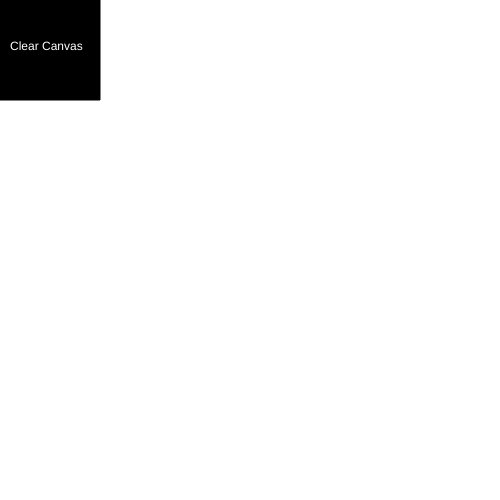
Frame 1 (no input)
Frame 60 (no input): identical to frame 1, image omitted
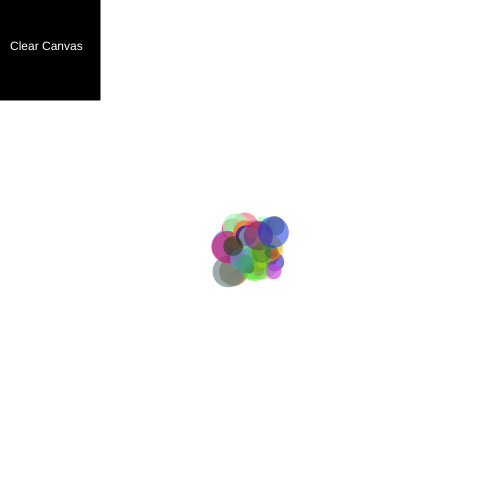
Frame 120 (the mouse pressed at the canvas centre since frame 60)

The p5.js sketch that drew these frames (run headless with seeded random() and noise() and a simulated clock; from frame 60 on, the mouse is pressed at the canvas centre):

// p5.js sketch
// ── sketch.js
function setup() {
    createCanvas(500, 500);
    background(255, 255, 255);
    Sswitch=1

 }
  
 function draw() {
   fill(0)
   square(0,0,100)
   fill(255,255,255)
   text("Clear Canvas",10,50)
   let r = random(0, 255);
    let g = random(0, 255);
    let b = random(0, 255);
    let opacity = random (120, 180);
    fill(r, g, b, opacity);
    noStroke();
  
    let size = random(5, 35);
    let offSetX = random(-25, 25);
    let offSetY = random(-25, 25);
   if(mouseX>0 && mouseX<100 && mouseY>0 && mouseY<100){
      
   }
    else{
    if(Sswitch==1) {
      ellipse(mouseX + offSetX, mouseY + offSetY, size, size);
   }
   else if(Sswitch==2){square(mouseX + offSetX, mouseY + offSetY, size);}
   //else if(Sswitch==3){
   else{   
   triangle(mouseX + offSetX+random(1,20), mouseY + offSetY+random(1,20), mouseX + offSetX+random(1,20), mouseY-random(1,20) + offSetY, mouseX-random(1,20) + offSetX, mouseY + offSetY)
   }   
 }
}
  
 function mouseClicked() {
   if(Sswitch==3){Sswitch=0} 
   Sswitch+=1
   if(mouseX>0 && mouseX<100 && mouseY>0 && mouseY<100){
      background(255,255,255)
   } 
 }
 
